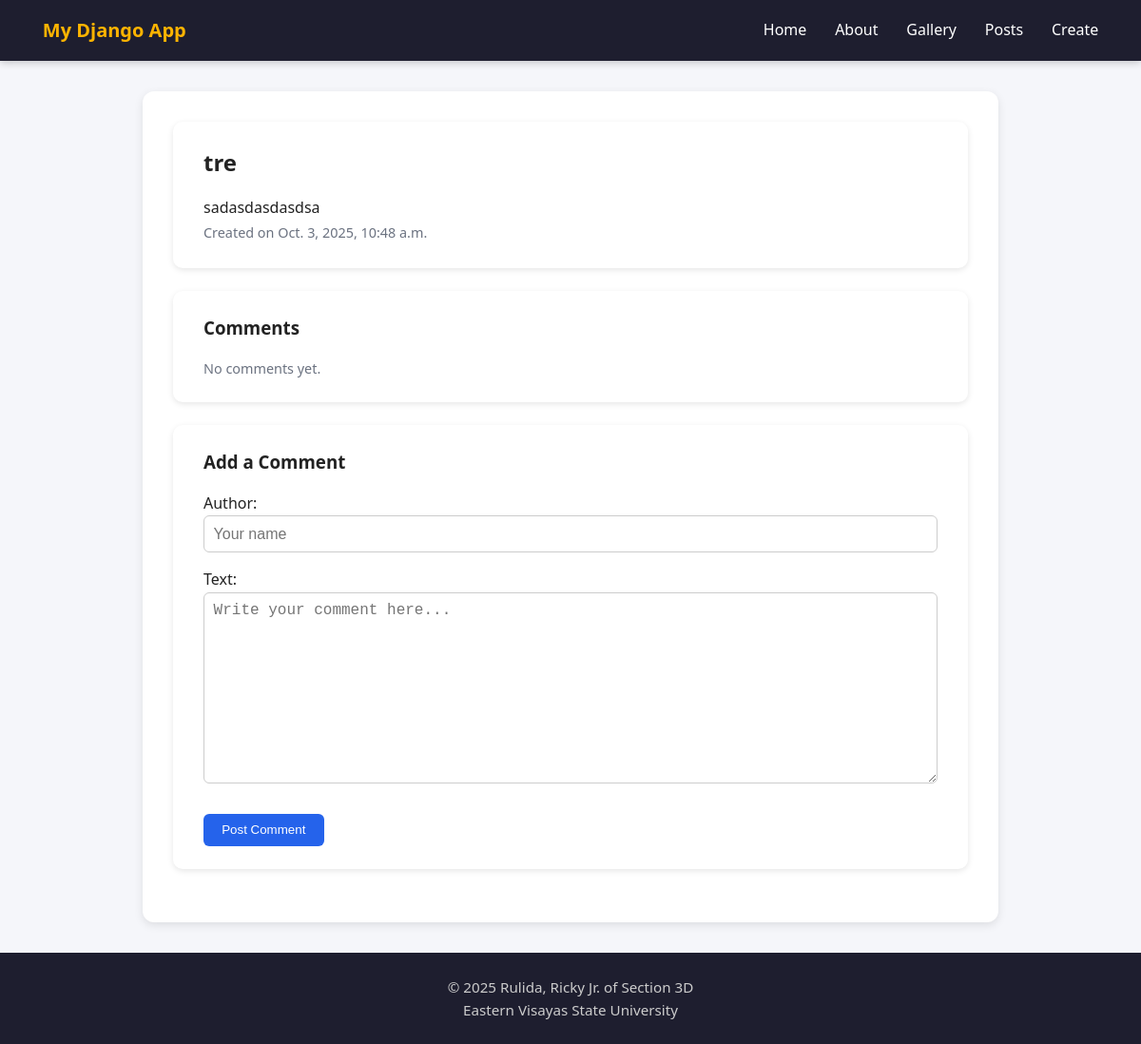
The app's page /posts/13/view/ with its own data.
### pages/models.py (models this page shows, shortened)
class Post(models.Model):
    title = models.CharField(max_length=100, validators=[MinLengthValidator(3)])
    body = models.TextField(validators=[MinLengthValidator(10)])
    created_at = models.DateTimeField(auto_now_add=True)
    class Meta:
        ordering = ['-created_at']
        constraints = [
            models.UniqueConstraint(fields=['title'], name='unique_post_title')
        ]

### pages/views.py (the view)
# urls.py: path('posts/<int:pk>/view/', views.post_view, name='post_view'),
def post_view(request, pk):
    post = get_object_or_404(Post, pk=pk)
    comments = post.comments.all().order_by('-created_at')
    if request.method == 'POST':
        comment_form = CommentForm(request.POST)
        if comment_form.is_valid():
            new_comment = comment_form.save(commit=False)
            new_comment.post = post
            new_comment.save()
            messages.success(request, 'Your comment was added!')
            return redirect('post_view', pk=post.pk)
        else:
            messages.error(request, 'There was an error with your comment.')
    else:
        comment_form = CommentForm()
    return render(request, 'post_view.html', {
        'post': post,
        'comments': comments,
        'comment_form': comment_form,
    })

### pages/forms.py
class CommentForm(forms.ModelForm):
    class Meta:
        model = Comment
        fields = ['author', 'text']
        widgets = {
            'author': forms.TextInput(attrs={'placeholder': 'Your name'}),
            'text': forms.Textarea(attrs={'placeholder': 'Write your comment here...'}),
        }
        error_messages = {
            'author': {
                'required': 'Please enter your name.',
                'max_length': 'Name too long.',
            },
            'text': {
                'required': 'Comment text cannot be empty.',
            },
        }

### pages/templates/post_view.html (shortened to what this page needs)
{% extends 'base.html' %}
{% block content %}
<section class="card">
    <h1>{{ post.title }}</h1>
    <p>{{ post.body }}</p>
    <small class="muted">Created on {{ post.created_at }}</small>
</section>
<section class="card">
    <h3>Comments</h3>
    {% if comments %}
    {% for comment in comments %}
    <div class="comment">
        <strong>{{ comment.author }}</strong>
        <p>{{ comment.text }}</p>
        <small class="muted">{{ comment.created_at }}</small>
    </div>
    {% endfor %}
    {% else %}
    <p class="muted">No comments yet.</p>
    {% endif %}
</section>
<section class="card">
    <h3>Add a Comment</h3>
    <form method="post" class="styled-form" novalidate>
        {{ comment_form.as_p }}
        <button type="submit" class="btn btn-primary">Post Comment</button>
    </form>
</section>
{% endblock %}

### pages/static/css/style.css (style rules this page uses)
* { box-sizing: border-box; margin: 0; padding: 0; }
body { font-family: "Segoe UI", Roboto, system-ui, sans-serif; line-height: 1.6; background: #f5f6fa; color: #222; margin: 0; }
.card { background: white; border-radius: 10px; padding: 1.5rem 2rem; margin-bottom: 1.5rem; box-shadow: 0 2px 6px rgba(0,0,0,0.1); }
h1, h2, h3 { color: #222; margin-bottom: 1rem; }
.muted { color: #6b7280; font-size: 0.9em; }
button, .btn { display: inline-block; padding: 0.6rem 1.2rem; background: #ffb400; color: #000; border: none; border-radius: 6px; cursor: pointer; text-decoration: none; font-weight: 500; transition: background 0.3s ease; }
.btn-primary { background: #2563eb; color: #fff; }
.styled-form input[type=text], .styled-form textarea, .styled-form input[type=email] { width: 100%; padding: 0.6rem; margin-bottom: 1rem; border: 1px solid #ccc; border-radius: 6px; font-size: 1rem; }
.styled-form textarea { min-height: 100px; resize: vertical; }
.styled-form button { margin-top: 0.5rem; }

### records on screen
Post: title "tre", body "sadasdasdasdsa", created_at "Oct. 3, 2025, 10:48 a.m."
